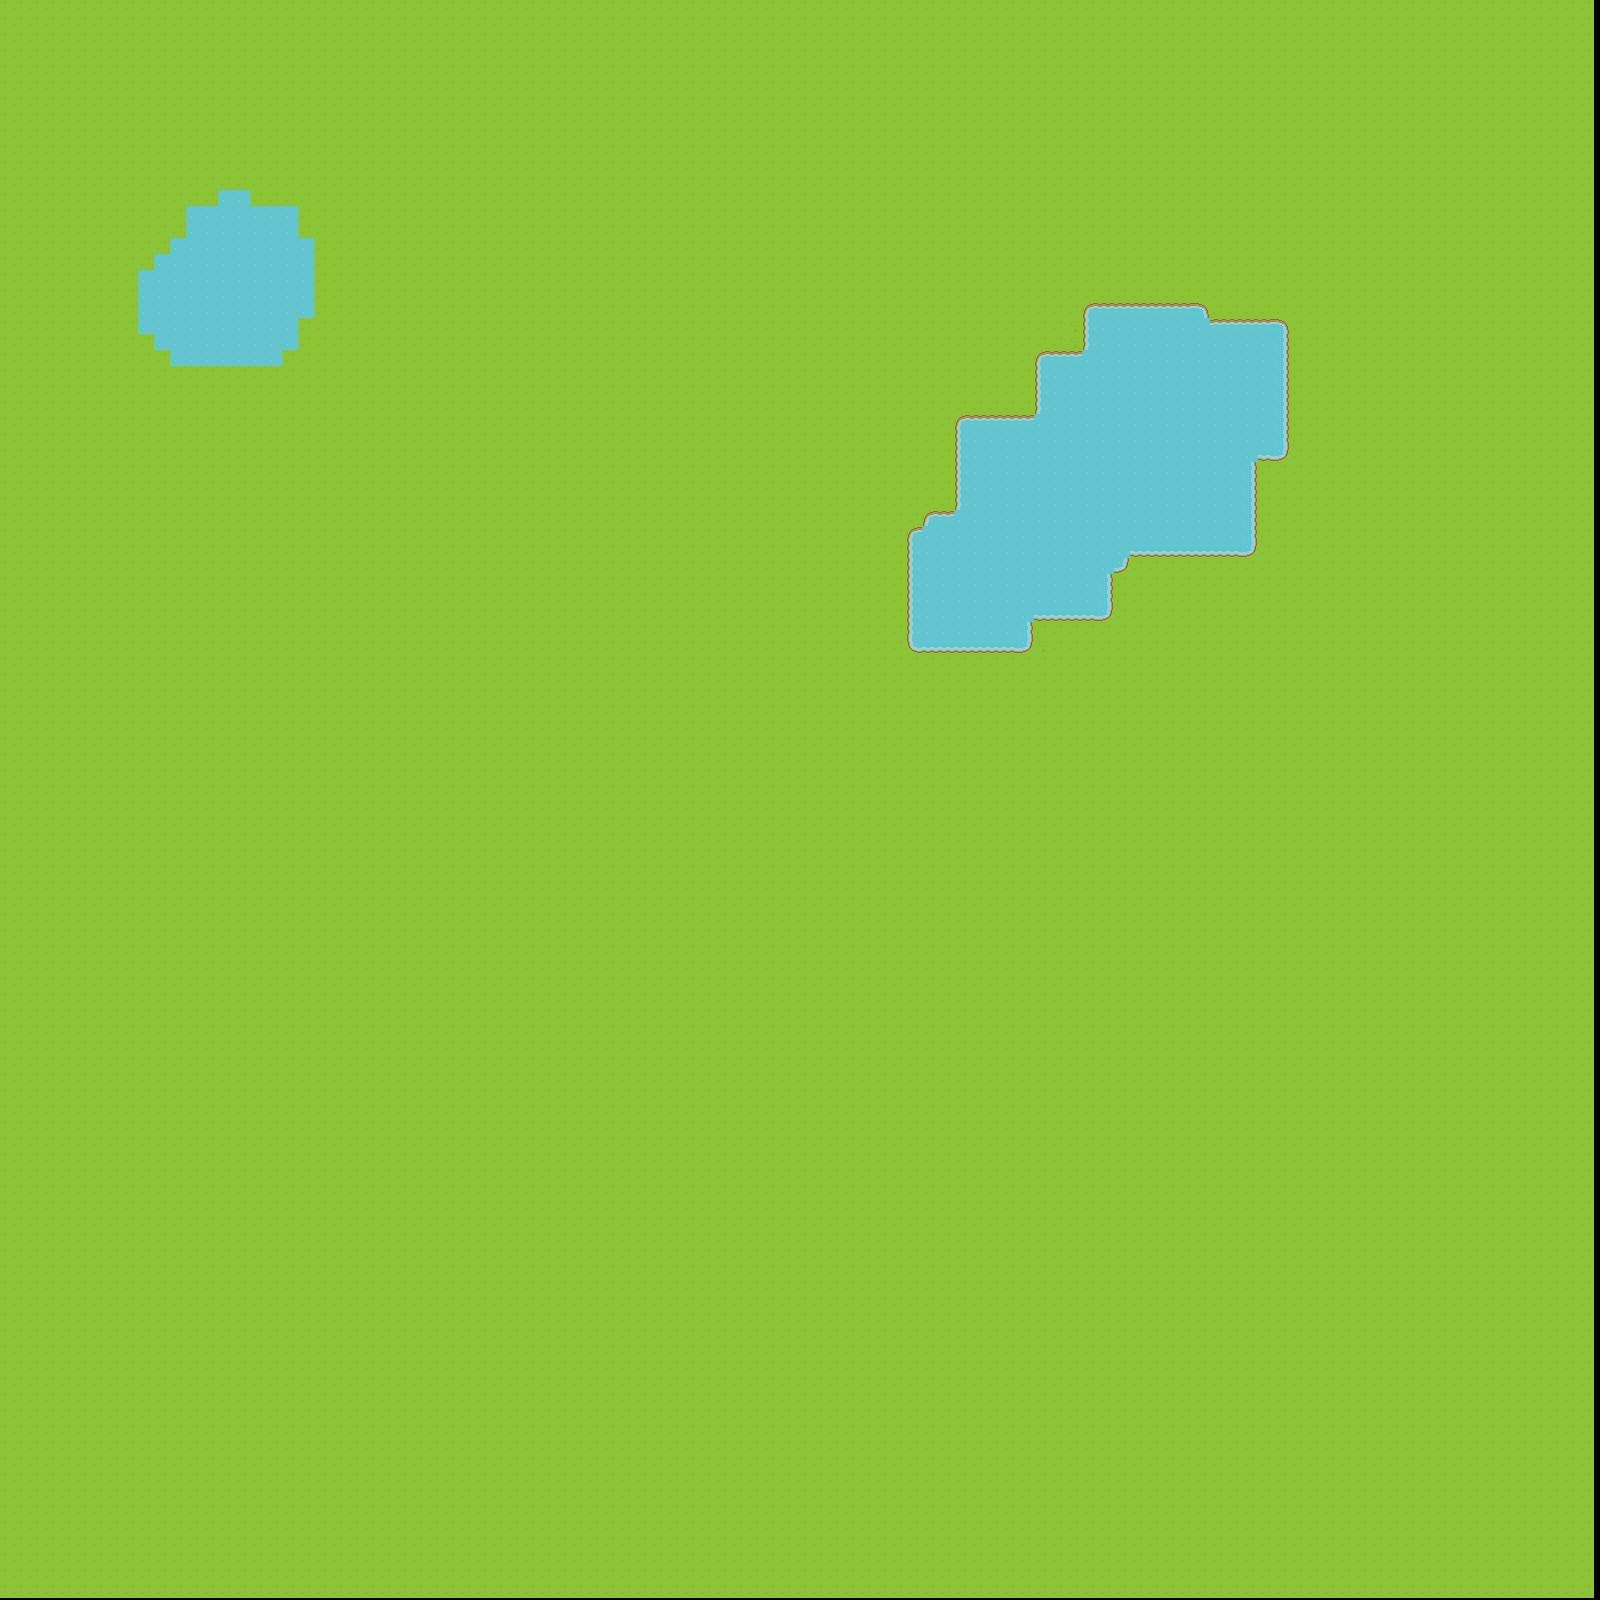

This game map was drawn from its Tiled (.tmx) file and the tilesets committed beside it. A one-line description and the trimmed map source follow:
An orthogonal 100x100 tile map with 16x16 px tiles, 1 tile layer (Tile Layer 1).

<map version="1.0" orientation="orthogonal" renderorder="right-down" width="100" height="100" tilewidth="16" tileheight="16" nextobjectid="1">
 <properties>
  <property name="name" value="testMap1" />
 </properties>
 <tileset firstgid="1" name="roguelikeSheet_transparent" tilewidth="16" tileheight="16" spacing="1" tilecount="1767" columns="57">
  <image source="../Spritesheet/roguelikeSheet_transparent.png" width="968" height="526" />
 </tileset>
 <layer name="Tile Layer 1" width="100" height="100" offsetx="-6.66667" offsety="-2.66667">
  <data>[10000 cells, 10000 non-empty, 11 distinct tile ids]</data>
 </layer>
</map>
